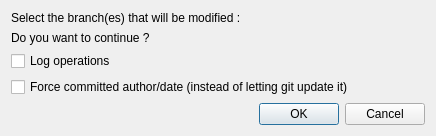
<?xml version="1.0" encoding="UTF-8"?>
<ui version="4.0">
 <class>Dialog</class>
 <widget class="QDialog" name="Dialog">
  <property name="geometry">
   <rect>
    <x>0</x>
    <y>0</y>
    <width>321</width>
    <height>123</height>
   </rect>
  </property>
  <property name="windowTitle">
   <string>Dialog</string>
  </property>
  <layout class="QGridLayout" name="gridLayout_3">
   <item row="5" column="0" colspan="3">
    <widget class="QLabel" name="label">
     <property name="text">
      <string>Do you want to continue ?</string>
     </property>
    </widget>
   </item>
   <item row="6" column="0" colspan="4">
    <layout class="QGridLayout" name="gridLayout">
     <item row="0" column="0">
      <widget class="QCheckBox" name="logCheckBox">
       <property name="text">
        <string>Log operations</string>
       </property>
      </widget>
     </item>
     <item row="1" column="0">
      <widget class="QCheckBox" name="forceCheckBox">
       <property name="text">
        <string>Force committed author/date (instead of letting git update it)</string>
       </property>
      </widget>
     </item>
    </layout>
   </item>
   <item row="7" column="3">
    <widget class="QDialogButtonBox" name="buttonBox">
     <property name="orientation">
      <enum>Qt::Horizontal</enum>
     </property>
     <property name="standardButtons">
      <set>QDialogButtonBox::Cancel|QDialogButtonBox::Ok</set>
     </property>
    </widget>
   </item>
   <item row="4" column="0">
    <spacer name="verticalSpacer">
     <property name="orientation">
      <enum>Qt::Vertical</enum>
     </property>
     <property name="sizeHint" stdset="0">
      <size>
       <width>20</width>
       <height>152</height>
      </size>
     </property>
    </spacer>
   </item>
   <item row="2" column="0">
    <widget class="QLabel" name="label_3">
     <property name="text">
      <string>Select the branch(es) that will be modified :</string>
     </property>
    </widget>
   </item>
   <item row="3" column="0" colspan="4">
    <layout class="QGridLayout" name="branchCountLayout"/>
   </item>
  </layout>
 </widget>
 <resources/>
 <connections>
  <connection>
   <sender>buttonBox</sender>
   <signal>accepted()</signal>
   <receiver>Dialog</receiver>
   <slot>accept()</slot>
   <hints>
    <hint type="sourcelabel">
     <x>248</x>
     <y>254</y>
    </hint>
    <hint type="destinationlabel">
     <x>157</x>
     <y>274</y>
    </hint>
   </hints>
  </connection>
  <connection>
   <sender>buttonBox</sender>
   <signal>rejected()</signal>
   <receiver>Dialog</receiver>
   <slot>reject()</slot>
   <hints>
    <hint type="sourcelabel">
     <x>316</x>
     <y>260</y>
    </hint>
    <hint type="destinationlabel">
     <x>286</x>
     <y>274</y>
    </hint>
   </hints>
  </connection>
 </connections>
</ui>
